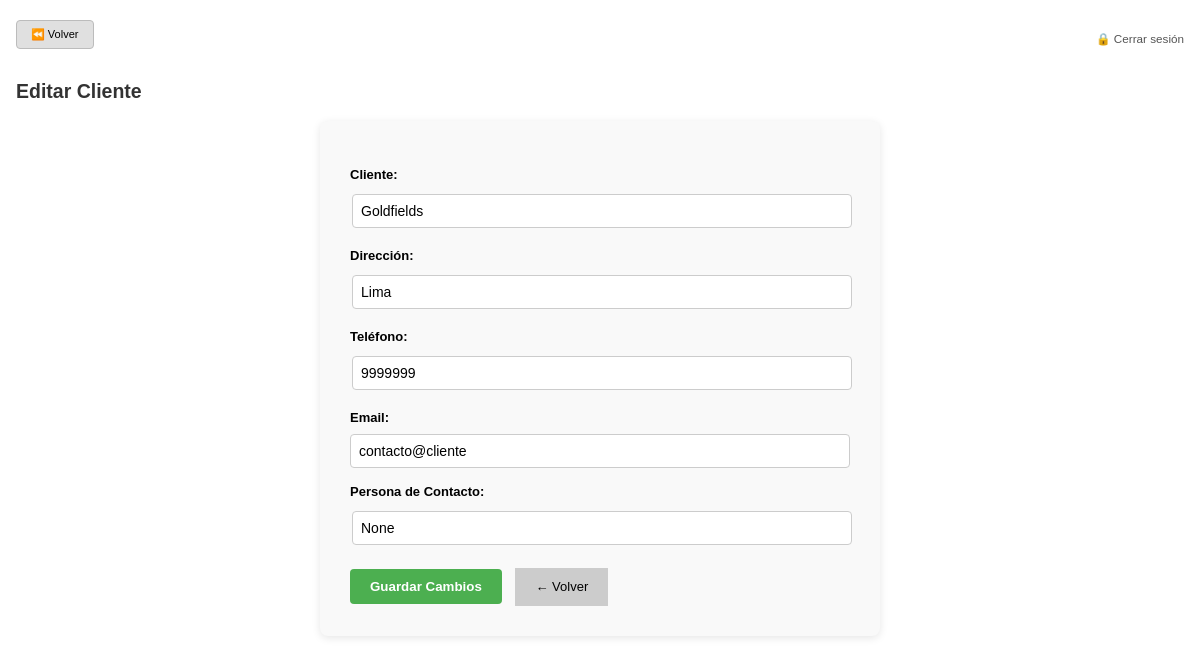
/clientes/editar/44 (signed in), run on the app's committed database.
### tables this page shows
CREATE TABLE clientes (
    id INTEGER PRIMARY KEY AUTOINCREMENT,
    nombre TEXT NOT NULL UNIQUE,
    direccion TEXT,
    telefono TEXT,
    email TEXT,
    contacto_principal TEXT,
    notas TEXT
);

### app.py (the view, shortened to what this page needs)
@app.route("/clientes/editar/<int:id>", methods=["GET", "POST"])
def editar_cliente(id):
    conn = get_db_connection()
    cursor = conn.cursor()
    cursor.execute("SELECT * FROM clientes WHERE id = ?", (id,))
    cliente = cursor.fetchone()
    conn.close()
    return render_template("editar_cliente.html", cliente=cliente)

### app.py (called while the page is built)
@app.before_request
def verificar_acceso():
    rutas_publicas = ["/login", "/static", "/favicon.ico"]
    if not session.get("usuario_id"):
        if not any(request.path.startswith(r) for r in rutas_publicas):
            return redirect(url_for('login'))

### utils/db_connection.py (called while the page is built)
def get_db_connection():
    base_dir = os.path.dirname(os.path.abspath(__file__))
    db_path = os.path.join(base_dir, '..', 'database', 'crm_database.db')
    conn = sqlite3.connect(db_path)
    conn.row_factory = sqlite3.Row  # ✅ Esto permite acceder a las columnas por nombre
    conn.execute("PRAGMA foreign_keys = ON")  # ✅ Activar claves foráneas
    return conn

### templates/editar_cliente.html (shortened to what this page needs)
{% extends "base.html" %}
{% block content %}
<h2>Editar Cliente</h2>
<div class="form-container">
  <form method="POST">
    <label>Cliente:</label>
    <input type="text" name="nombre" value="{{ cliente['nombre'] }}" required>
    <label>Dirección:</label>
    <input type="text" name="direccion" value="{{ cliente['direccion'] }}">
    <label>Teléfono:</label>
    <input type="text" name="telefono" value="{{ cliente['telefono'] }}">
    <label>Email:</label>
    <input type="email" name="email" value="{{ cliente['email'] }}">
    <label>Persona de Contacto:</label>
    <input type="text" name="contacto" value="{{ cliente['contacto_principal'] }}">
    <button type="submit" class="button">Guardar Cambios</button>
    <a href="{{ url_for('admin_clientes') }}" class="button-secondary">← Volver</a>
  </form>
</div>
{% endblock %}

### templates/base.html (style rules this page uses)
html { font-size: 13px; }
body { font-family: Arial, sans-serif; margin: 16px; line-height: 1.4; }
h1, h2, h3 { color: #333; margin-bottom: 16px; }
input[type="text"], input[type="date"], input[type="number"], select { padding: 5px; margin: 4px 2px; font-size: 0.9rem; max-width: 100%; }

### templates/editar_cliente.html (style rules this page uses)
.form-container { max-width: 500px; padding: 30px; background: #f9f9f9; border-radius: 8px; box-shadow: 0px 2px 8px rgba(0,0,0,0.1); margin: 0 auto; }
.form-container label { display: block; font-weight: bold; margin-bottom: 6px; margin-top: 15px; }
.form-container input[type="text"], .form-container input[type="email"] { width: 100%; padding: 8px; font-size: 14px; border: 1px solid #ccc; border-radius: 4px; box-sizing: border-box; }
.form-container .button { margin-top: 20px; padding: 10px 20px; font-weight: bold; border: none; border-radius: 4px; color: white; background-color: #4CAF50; cursor: pointer; }
.form-container .button-secondary { background-color: #ccc; margin-left: 10px; color: black; text-decoration: none; padding: 10px 20px; display: inline-block; }

### data on the page
clientes: nombre "Goldfields", direccion "Lima", telefono "9999999", email "contacto@cliente"
